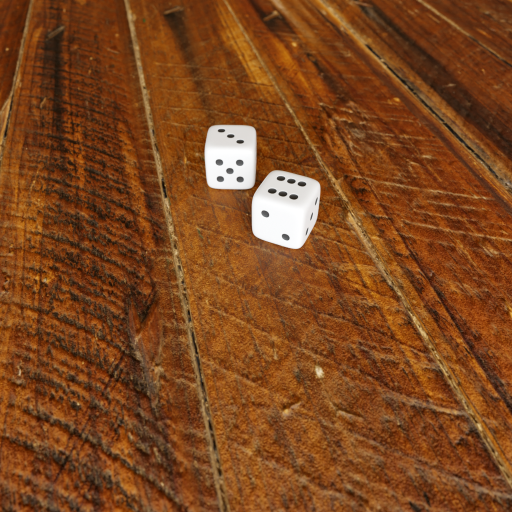
#> input picture roll-detection/input/0.png, 1024 x 1024 px (shown at 1/2 size); its folder holds 4 pictures in this run
$ python main.py
#> lines starting #> are read from the running program, lines starting #| are printed output that depends on the picture
### data.py
import xml.etree.ElementTree as ET
import pandas as pd
from PIL import Image
import numpy as np
import os


def convert_image(directory, image_file, width, height):
    # Open the image file
#> called with directory = 'roll-detection/input', image_file = '0.png', width = 1024, height = 1024
    img = Image.open(os.path.join(directory, image_file))
#> img is the input picture: PIL image 1024x1024 RGBA; mean R, G, B, A 123.5, 70.4, 31.8, 255
    # Resize the image
    img = img.resize((width, height))

    # Convert the image to grayscale
    img = img.convert('L')
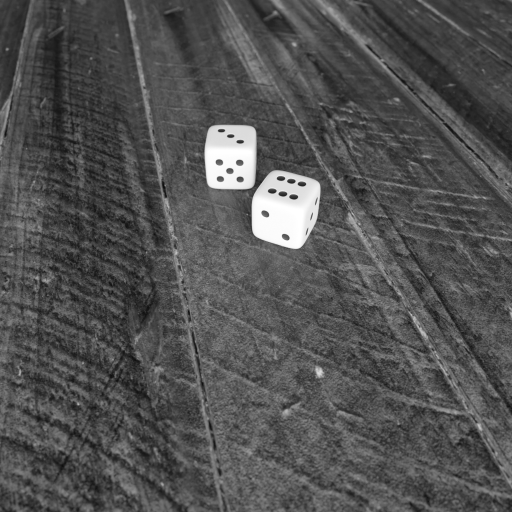
#> img: PIL image 1024x1024 L (shown at 1/2 size); min 10, max 255, mean 81.9

    # Convert the image data to a numpy array
    image = np.array(img)

    # Flatten the array if your model expects a 1D input
    image = image.flatten()

    return image


def get_input_data(directory):
    images = [image for image in os.listdir(directory) if image.endswith('.png')]
    input_data = np.empty((len(images), (1024*1024)))
    for i in range(len(images)):
        image = convert_image(directory, images[i], 1024, 1024)
        input_data[i, :] = image
#> pass 2 of the loop in get_input_data, `for i in range(len(images)):`:
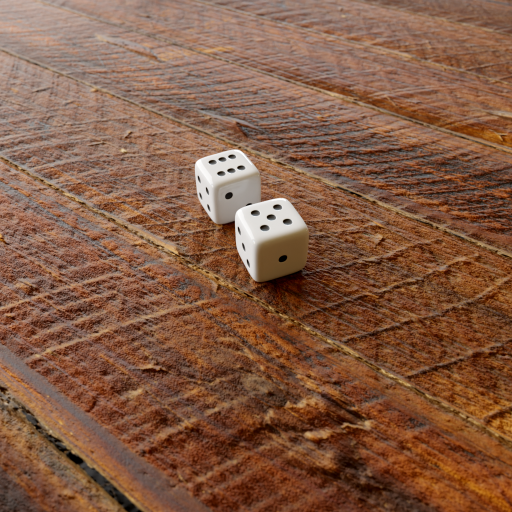
#> input picture roll-detection/input/102.png, 1024 x 1024 px (shown at 1/2 size)
#> in convert_image, img is the input picture: PIL image 1024x1024 RGBA; mean R, G, B, A 130.9, 91.3, 68.9, 255
#> in convert_image (call 2), `img = img.convert('L')`:
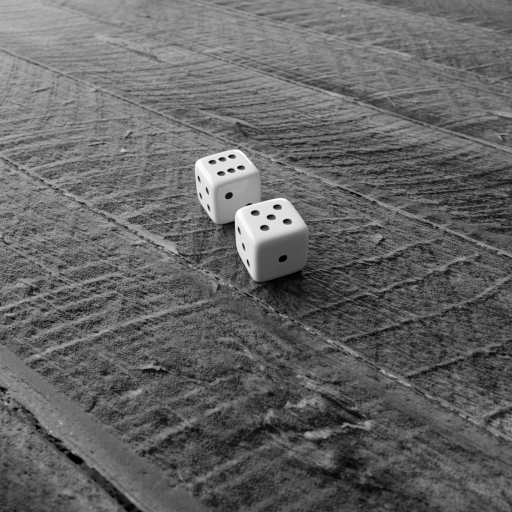
#> img: PIL image 1024x1024 L (shown at 1/2 size); min 0, max 255, mean 100.6
#> pass 3 of the loop in get_input_data, `for i in range(len(images)):`:
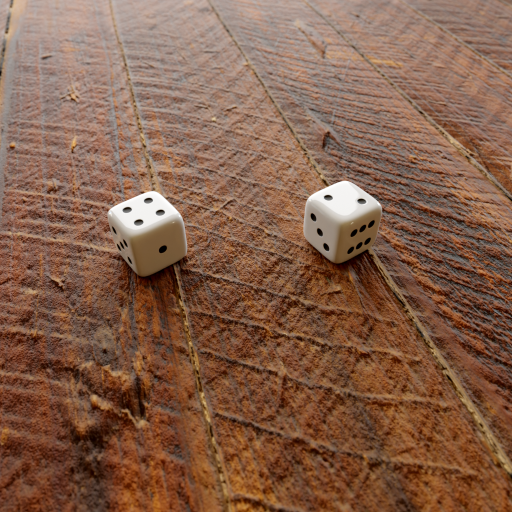
#> input picture roll-detection/input/106.png, 1024 x 1024 px (shown at 1/2 size)
#> in convert_image, img is the input picture: PIL image 1024x1024 RGBA; mean R, G, B, A 132.4, 95.9, 75.3, 255
#> in convert_image (call 3), `img = img.convert('L')`:
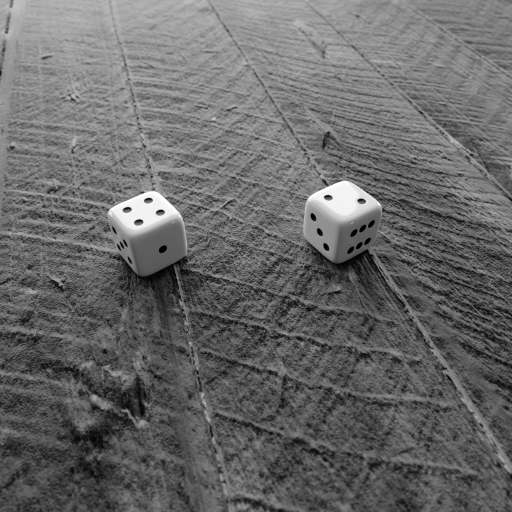
#> img: PIL image 1024x1024 L (shown at 1/2 size); min 0, max 255, mean 104.5
#> the loop made 4 passes; the first 3 are shown
    return input_data


def get_output_data(file):
    # Parse the XML file and get the root
#> (the run stopped early here; a loop or call above may not have finished)
